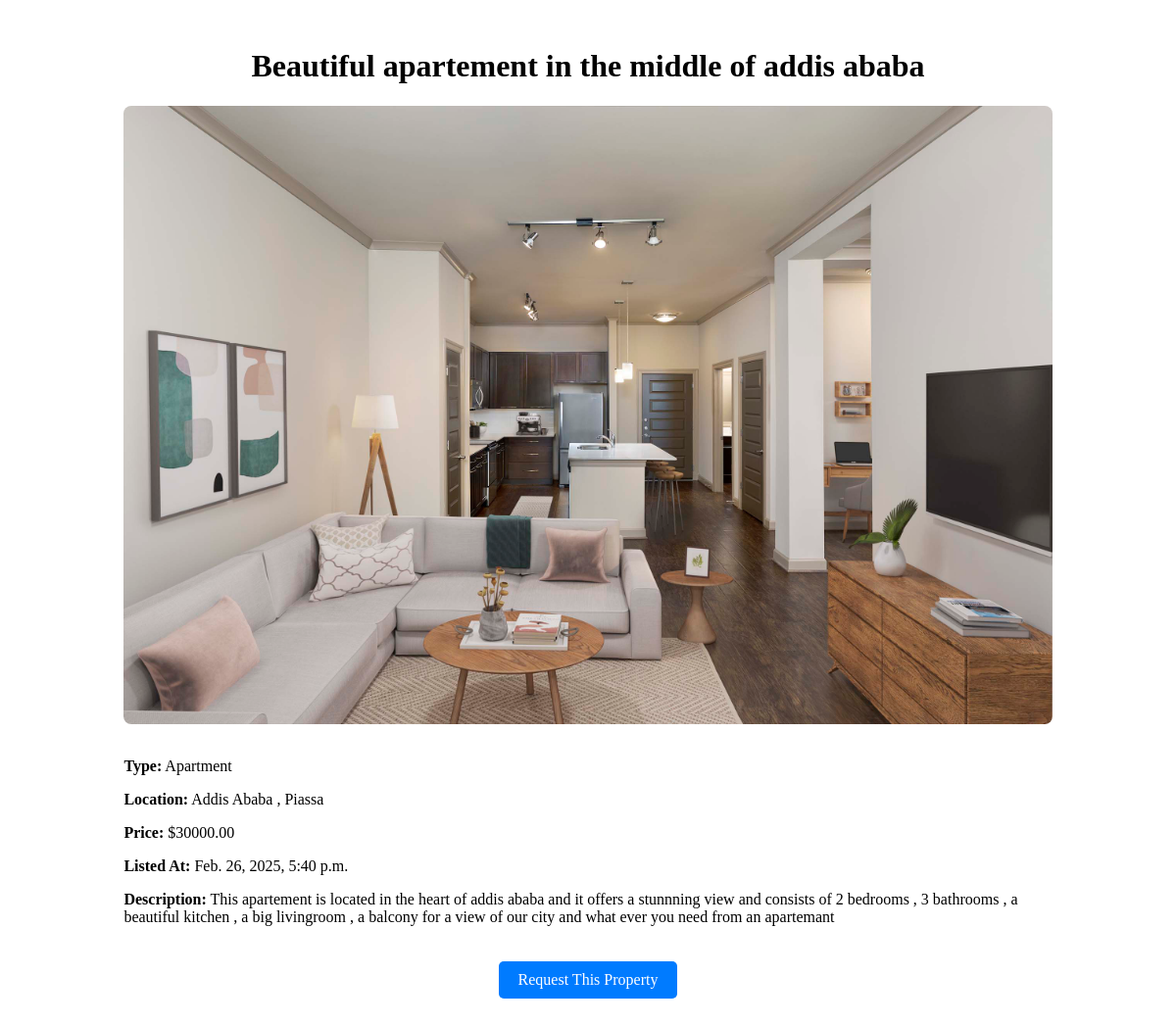
Page /property/1/ on the committed database.
### properties/models.py (models this page shows, shortened)
class Property(models.Model):
    PROPERTY_TYPES = [
        ('house', 'House'),
        ('apartment', 'Apartment'),
        ('office', 'Office'),
        ('shop', 'Shop'),
    ]
    STATUS_CHOICES = [
        ('sale', 'For Sale'),
        ('rent', 'For Rent')
    ]
    owner = models.ForeignKey(User, on_delete=models.CASCADE, default=get_default_owner, related_name="properties")
    title = models.CharField(max_length=200)
    description = models.TextField()
    property_type = models.CharField(max_length=20, choices=PROPERTY_TYPES)
    location = models.CharField(max_length=255)
    price = models.DecimalField(max_digits=10, decimal_places=2)
    status = models.CharField(max_length=10, choices=STATUS_CHOICES, default='sale')
    listed_at = models.DateTimeField(auto_now_add=True)

class PropertyImage(models.Model):
    property = models.ForeignKey(Property, on_delete=models.CASCADE, related_name="images")
    image = models.ImageField(upload_to="property_images/")

### properties/views.py (the view)
# urls.py: path('property/<int:pk>/', property_detail, name='property_detail'),
def property_detail(request, pk):
    property_obj = get_object_or_404(Property, pk=pk)
    return render(request, 'properties/property_detail.html', {'property': property_obj})

### delala/cors.py (called while the page is built)
    def __call__(self, request):
        origin = request.headers.get("Origin")
        if request.method == "OPTIONS" and origin in ALLOWED_ORIGINS:
            response = HttpResponse()
            self._apply_cors(response, origin)
            return response
        response = self.get_response(request)
        if origin in ALLOWED_ORIGINS:
            self._apply_cors(response, origin)
        return response

### properties/templates/properties/property_detail.html (shortened to what this page needs)
<!DOCTYPE html>
<html lang="en">
<head>
</head>
<body>
    <div class="container">
        <h1>{{ property.title }}</h1>
        <div class="property-images">
            {% for image in property.images.all %}
                <img src="{{ image.image.url }}" alt="Property Image">
            {% endfor %}
        </div>
        <div class="property-info">
            <p><strong>Type:</strong> {{ property.get_property_type_display }}</p>
            <p><strong>Location:</strong> {{ property.location }}</p>
            <p><strong>Price:</strong> ${{ property.price }}</p>
            <p><strong>Listed At:</strong> {{ property.listed_at }}</p>
            <p><strong>Description:</strong> {{ property.description }}</p>
        </div>
        <a href="#" class="request-btn">Request This Property</a>
    </div>
</body>
</html>

### properties/templates/properties/property_detail.html (style rules this page uses)
.container { width: 80%; margin: auto; padding: 20px; text-align: center; }
.property-info { text-align: left; margin-top: 20px; }
.property-images img { width: 100%; height: auto; border-radius: 8px; margin-bottom: 10px; }
.request-btn { display: inline-block; margin-top: 20px; padding: 10px 20px; font-size: 16px; color: white; background-color: #007bff; border: none; border-radius: 5px; cursor: pointer; text-decoration: none; }

### rows in the picture
Property: title "Beautiful apartement in the middle of addis ababa", property_type "Apartment", location "Addis Ababa , Piassa", price "30000.00", listed_at "Feb. 26, 2025, 5:40 p.m.", description "This apartement is located in the heart of addis ababa and it offers a stunnning view and consists of 2 bedrooms , 3 bathrooms , a beautiful kitchen , a big livingroom , a balcony for a view of our city and what ever you need from an apartemant"
PropertyImage: image (picture)
